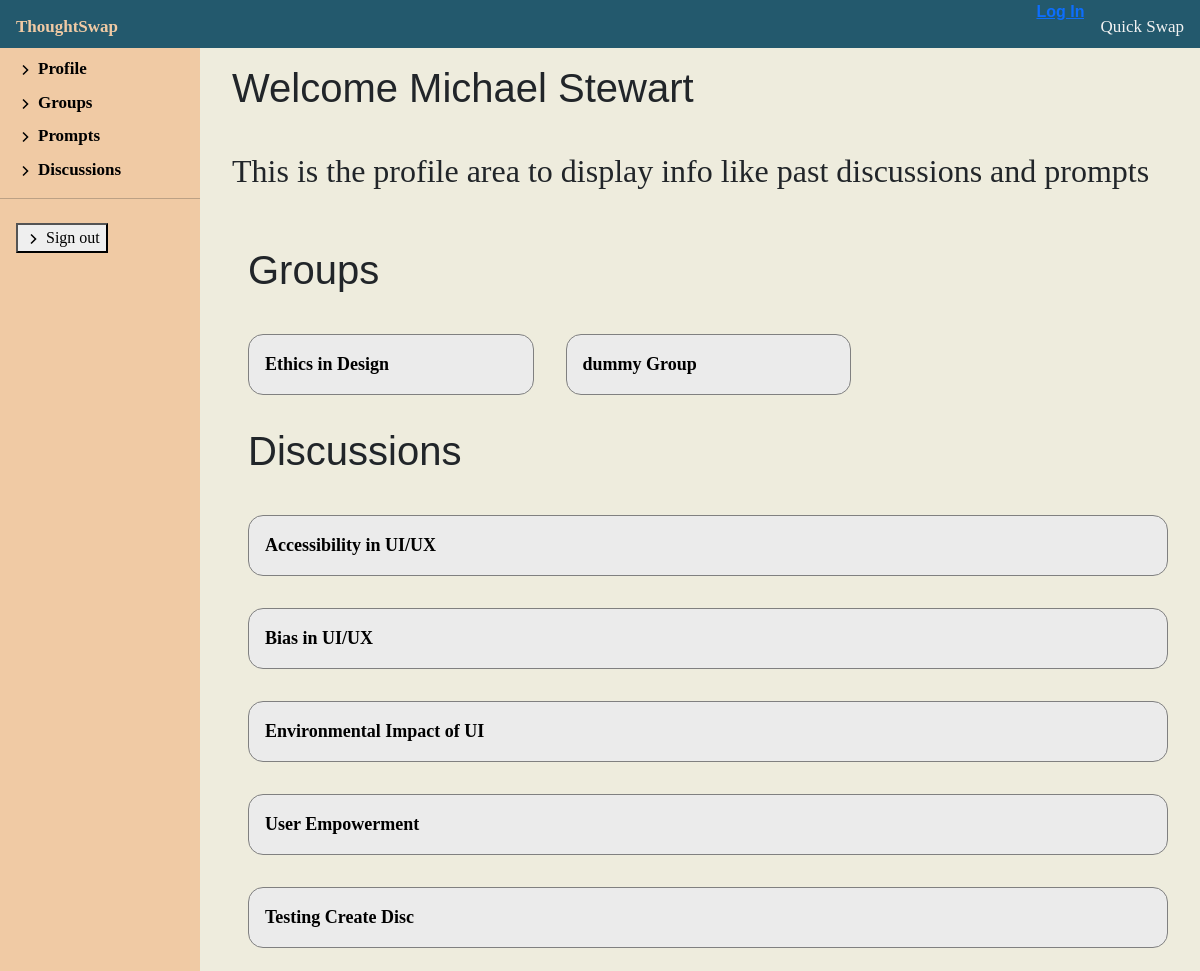
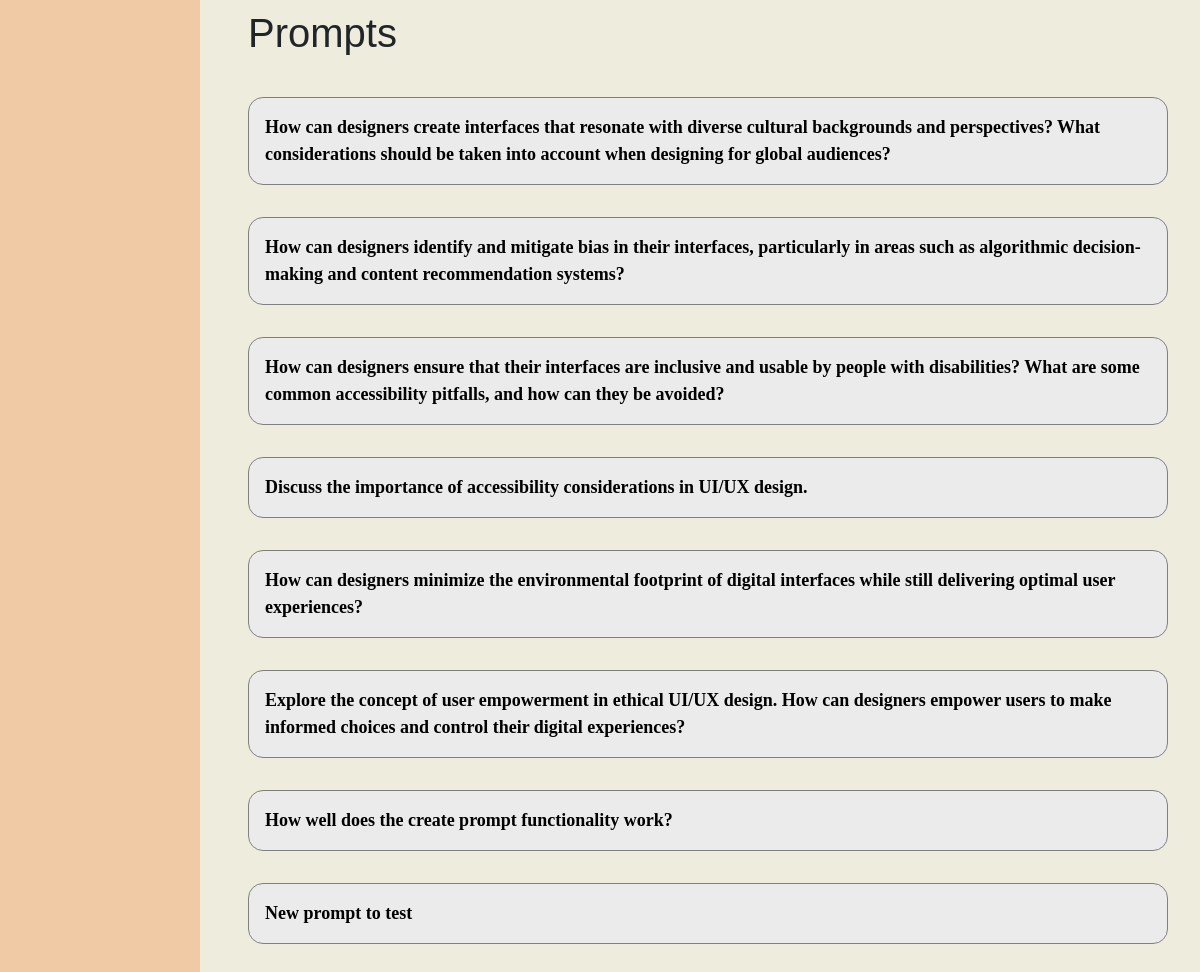
The page /discussion/2/profile on the database as committed earlier (2 pictures, top to bottom).
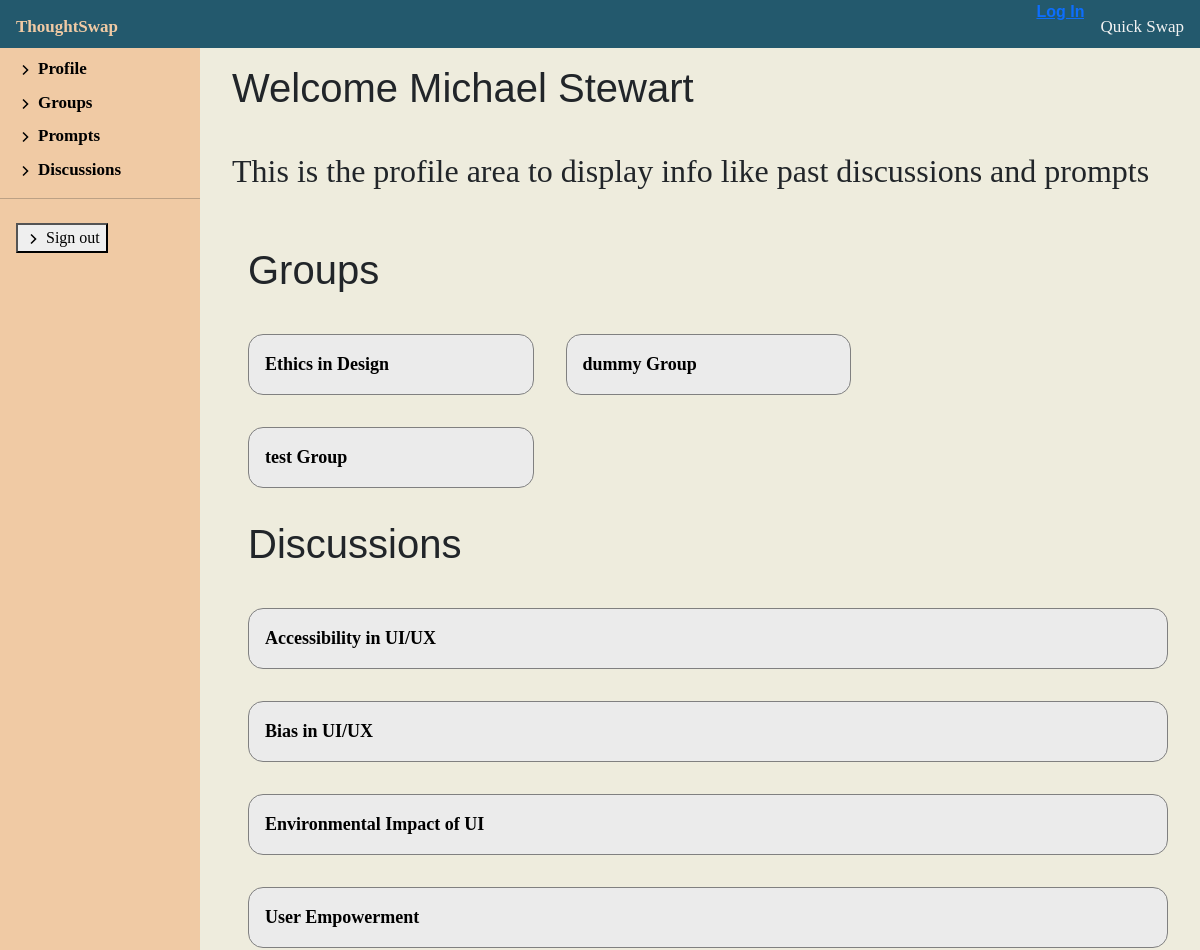
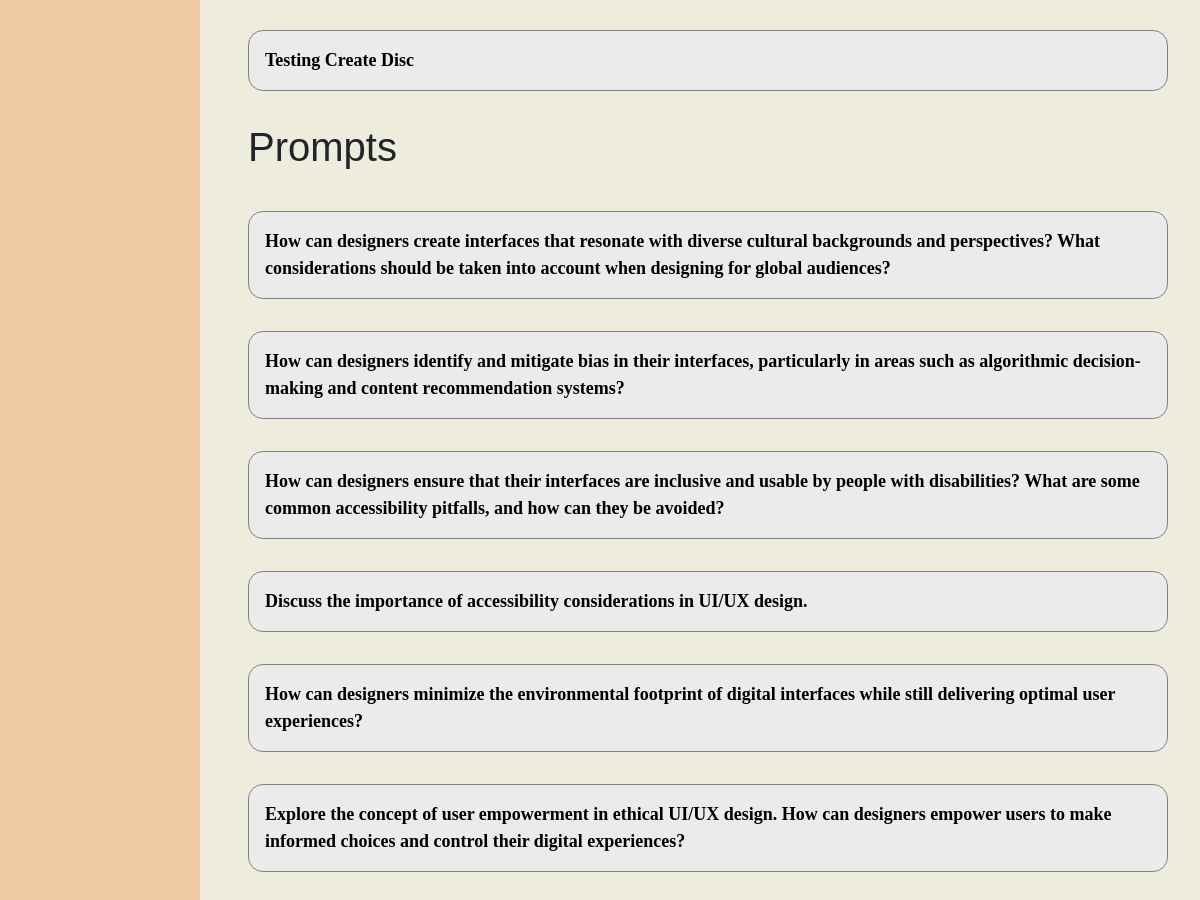
The same page on the database as committed later (2 pictures, top to bottom).
### discussion/models.py (models this page shows, shortened)
class Group(models.Model):
    facilitator = models.ForeignKey(
        'Facilitator', on_delete=models.SET_NULL, null=True)
    name = models.CharField(max_length=100, null=False, blank=False, default='Group')
    size = models.IntegerField(null=False, blank=False, default=0)
    def __str__(self):
        return f'{self.name}'

class Discussion(models.Model):
    code = models.IntegerField(default=0, null=False, blank=False)
    name = models.CharField(max_length=200, default='Discussion')
    group = models.ForeignKey('Group', on_delete=models.SET_NULL, null=True)
    def __str__(self):
        return self.name

class Prompt(models.Model):
    id = models.AutoField(primary_key=True)
    content = models.TextField(
        max_length=1000, help_text='Enter a prompt for the discussion', blank=False, null=False)
    discussion = models.ForeignKey(
        'Discussion', on_delete=models.SET_NULL, null=True, blank=True)
    author = models.ForeignKey('Facilitator', on_delete=models.SET_NULL, null=True)
    def __str__(self):
        return f'{self.content}'

### discussion/views.py (the view)
# urls.py: path('<int:pk>/profile', views.FacilitatorProfileView.as_view(), name='facilitator-profile'),
class FacilitatorProfileView(generic.ListView):
    model = Facilitator
    template_name = 'discussion/profile/facilitator_profile.html'
    def get_context_data(self, **kwargs):
        context = super(FacilitatorProfileView,
                        self).get_context_data(**kwargs)
        context['facilitator'] = Facilitator.objects.get(pk=self.kwargs['pk'])
        return context

### discussion/models.py (called while the page is built)
    def __str__(self):
        return f'{self.first_name} {self.last_name}'

### discussion/templates/discussion/profile/facilitator_profile.html (shortened to what the changed rows need)
{% extends "index.html" %}
{% block content %}
<div class="profile-container">
    {% block profileContent %}
    <div class="facilitator-profile">
        <h1 class="discussion-header">Welcome {{ facilitator }}</h1>
        <h2 class="discussion-header">This is the profile area to display info like past discussions and prompts
        </h2>
        <div class="profile-container" id="create-prompt">
            <div class="response-board">
                <h1 class="discussion-header">Groups</h1>
                <div class="group-board">
                    {% for group in facilitator.group_set.all %}
                    <div class="group-crud">
                        <a class="profile-list-header" href="{% url 'view-group' pk=facilitator.pk name=group %}"><span>{{ group.name }}</span></a>
                    </div>
                    {% endfor %}
                </div>
                <h1 class="discussion-header">Discussions</h1>
                {% for group in facilitator.group_set.all %}
                {% for discussion in group.discussion_set.all %}
                <div class="prompt-crud">
                    <div>
                        <a class="profile-list-header" href="{% url 'view-responses' pk=facilitator.pk name=group.name code=discussion.code %}"><span>{{ discussion }}</span></a>
                    </div>
                </div>
                {% endfor %}
                {% endfor %}
                <h1 class="discussion-header">Prompts</h1>
                {% for prompt in facilitator.prompt_set.all %}
                <div class="prompt-crud">
                    <div>
                        <a class="profile-list-header" href="{% url 'prompt-detail' pk=facilitator.pk id=prompt.id %}"><span>{{ prompt }}</span></a>
                    </div>
                </div>
                {% endfor %}
            </div>
        </div>
    </div>
    {% endblock %}
</div>
{% endblock %}

Rows that differ between the two databases and show on the page:
removed Prompt: content "How well does the create prompt functionality work?"
removed Prompt: content "New prompt to test"
added Group: name "test Group", shown under "Groups"
